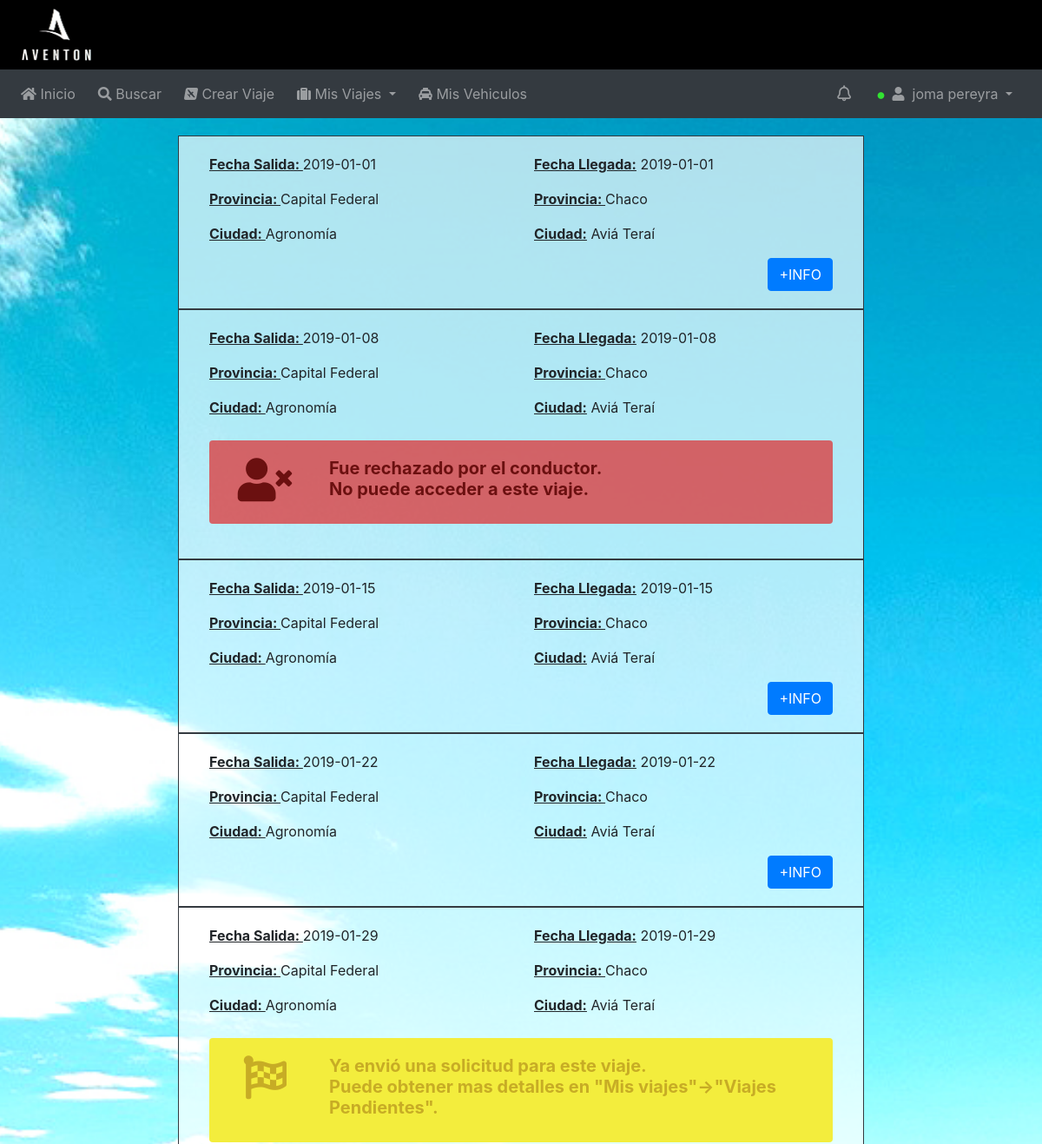
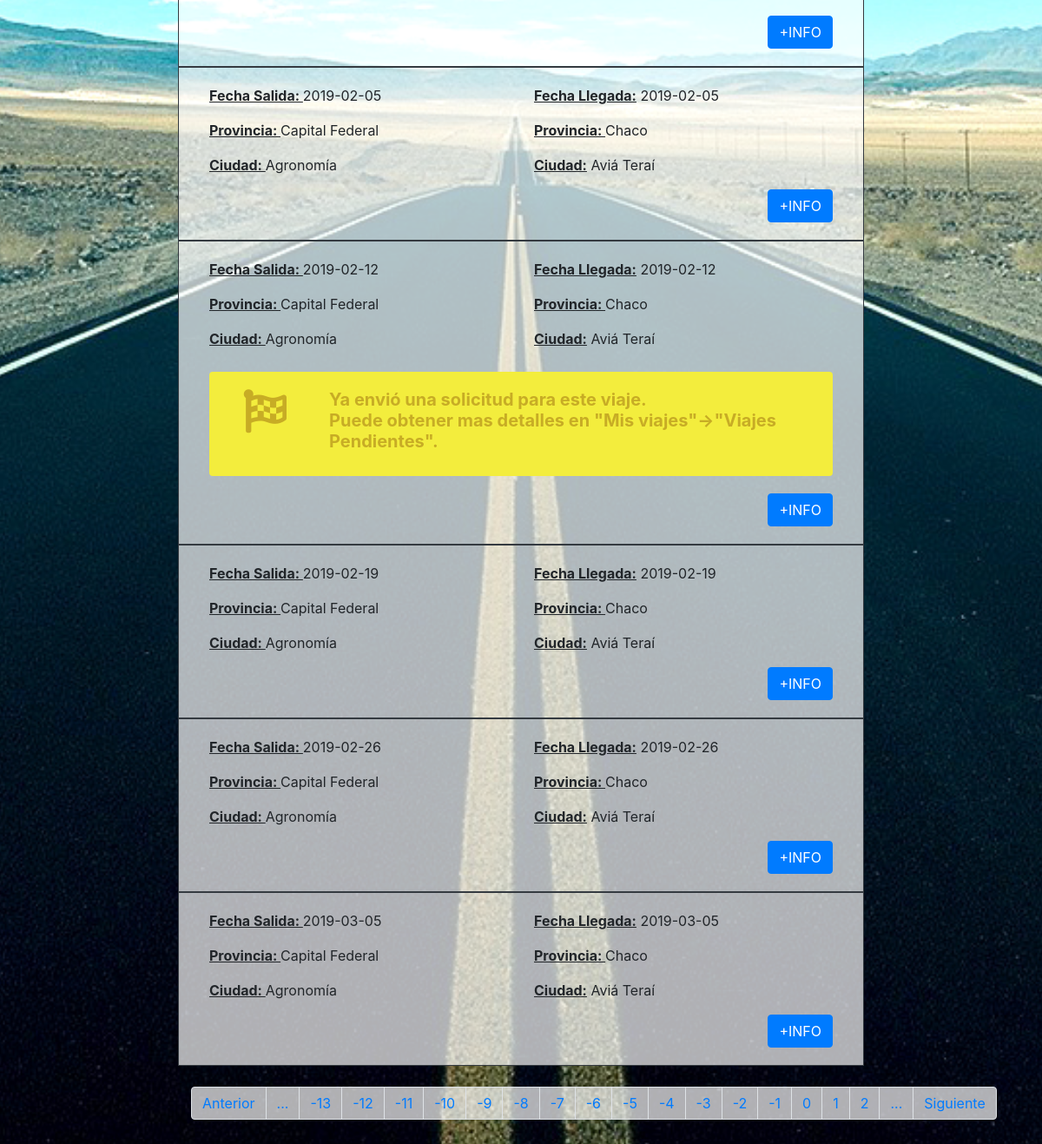
Page /pagina_principal.php (signed in) on the committed database (2 pictures, top to bottom).
### tables this page shows
CREATE TABLE IF NOT EXISTS `usuario` (
  `id_usuario` int(11) NOT NULL AUTO_INCREMENT,
  `email` varchar(50) NOT NULL,
  `nombre` varchar(50) NOT NULL,
  `apellido` varchar(50) NOT NULL,
  `admin` tinyint(1) NOT NULL DEFAULT '0',
  `contrasenia` varchar(20) NOT NULL,
  `telefono` varchar(20) NOT NULL,
  `f_nacimiento` date NOT NULL,
  `permisos` tinyint(1) NOT NULL DEFAULT '0',
  PRIMARY KEY (`id_usuario`,`email`)
);

CREATE TABLE IF NOT EXISTS `viaje` (
  `id_viaje` int(11) NOT NULL AUTO_INCREMENT,
  `id_usuario` int(11) NOT NULL,
  `id_vehiculo` int(11) NOT NULL,
  `descripcion` varchar(300) NOT NULL,
  `asientos_disponibles` int(11) NOT NULL,
  `fecha_salida` date NOT NULL,
  `fecha_llegada` date NOT NULL,
  `hora_salida` time NOT NULL,
  `hora_llegada` time NOT NULL,
  `costo` float NOT NULL,
  `estado` tinyint(1) NOT NULL DEFAULT '0',
  `tipo` varchar(20) NOT NULL,
  `id_destino` int(11) NOT NULL,
  `id_origen` int(11) NOT NULL,
  PRIMARY KEY (`id_viaje`),
  KEY `id_destino` (`id_destino`),
  KEY `id_origen` (`id_origen`),
  KEY `id_usuario` (`id_usuario`),
  KEY `id_vehiculo` (`id_vehiculo`)
);

CREATE TABLE IF NOT EXISTS `provincia` (
  `id_provincia` int(10) NOT NULL AUTO_INCREMENT,
  `nombre_provincia` varchar(255) NOT NULL,
  PRIMARY KEY (`id_provincia`)
);

CREATE TABLE IF NOT EXISTS `localidad` (
  `id_localidad` int(11) NOT NULL AUTO_INCREMENT,
  `id_provincia` int(11) NOT NULL,
  `nombre_localidad` varchar(255) NOT NULL,
  PRIMARY KEY (`id_localidad`),
  KEY `nombre_localidad` (`nombre_localidad`),
  KEY `id_provincia` (`id_provincia`)
);

### modelo/config.php (called while the page is built, shortened)
<?php
$charset="utf8";
?>

### modelo/conexion.php (called while the page is built)
<?php
class Conexion{
	public static function conectar(){
		try{
			require("config.php");
			$conexion=new PDO("mysql:host=$host;dbname=$db_name","$user","$pass");
			$conexion->setAttribute(PDO::ATTR_ERRMODE,PDO::ERRMODE_EXCEPTION);
			$conexion->exec("SET CHARACTER SET $charset");
		}
		catch(Exception $e){
			die("Error $e->getMessage()");
			echo "Linea del error $e->getLine()";
		}
		return $conexion;
	}
}
?>

### modelo/usuario.php (called while the page is built, shortened)
<?php
class Usuario{
	private $db;
	public function __construct(){
		require_once("conexion.php");
		$this->db=Conexion::conectar();
	}
	public function get_nombre_apellido($email){
		$consulta=$this->db->query("SELECT nombre,apellido FROM usuario WHERE usuario.email='".$email."'");
		$datos=$consulta->fetch(PDO::FETCH_ASSOC);
		return $datos;
	}
	public function get_id($email){
		$consulta=$this->db->query("SELECT id_usuario FROM usuario WHERE usuario.email='".$email."'");
		$datos=$consulta->fetch(PDO::FETCH_ASSOC);
		return $datos;
	}
}
?>

### modelo/viaje.php (called while the page is built, shortened)
<?php
class Viaje{
	private $db;
	public function __construct(){
		require_once("conexion.php");
		$this->db=Conexion::conectar();
	}
	public function hay_viaje(){
		$registro=$this->db->query("SELECT * FROM viaje")->rowCount();
		return $registro > 0;
	}
	public function get_viajes($inicio,$tamaño_paginas){
		$casual=array();
		$consulta=$this->db->query("SELECT tabla1.id_viaje,tabla1.tipo,tabla1.fecha_salida,tabla1.fecha_llegada,pro1.nombre_provincia AS provincia_origen,ciu1.nombre_localidad AS ciudad_origen,pro2.nombre_provincia AS provincia_destino,ciu2.nombre_localidad AS ciudad_destino FROM viaje AS tabla1 INNER JOIN ubicacion AS origen ON(tabla1.id_origen=origen.id_ubicacion)INNER JOIN provincia AS pro1 ON(origen.id_provincia=pro1.id_provincia)INNER JOIN localidad AS ciu1 ON(origen.id_ciudad=ciu1.id_localidad)INNER JOIN ubicacion AS destino ON(tabla1.id_destino=destino.id_ubicacion)INNER JOIN provincia AS pro2 ON(destino.id_provincia=pro2.id_provincia)INNER JOIN localidad AS ciu2 ON(destino.id_ciudad=ciu2.id_localidad) ORDER BY fecha_salida LIMIT $inicio,$tamaño_paginas");
		while ($fila=$consulta->fetch(PDO::FETCH_ASSOC)){
			$casual[]=$fila;
		}
		return $casual;
	}
	public function get_filas(){
		$consulta=$this->db->query("SELECT * FROM viaje");
		return $consulta->rowCount();
	}
}
?>

### modelo/postulacion.php (called while the page is built, shortened)
<?php
class Postulacion{
	private $db;
	public function __construct(){
		require_once("conexion.php");
		$this->db=Conexion::conectar();
	}
	public function estoy_postulado($id_viaje,$id_usuario){
		$consulta1=$this->db->query("SELECT * FROM postulacion WHERE postulacion.id_viaje=$id_viaje AND postulacion.id_usuario=$id_usuario");
		$consulta2=$this->db->query("SELECT * FROM viaje WHERE viaje.id_viaje=$id_viaje AND viaje.id_usuario=$id_usuario");
		return $consulta1->rowCount() > 0 || $consulta2->rowCount() > 0;
	}
	public function get_estado($id_viaje,$id_usuario){
		$consulta=$this->db->query("SELECT estado FROM postulacion WHERE postulacion.id_viaje=$id_viaje AND postulacion.id_usuario=$id_usuario");
		$datos=$consulta->fetch(PDO::FETCH_ASSOC);
		return $datos['estado'];
	}
}
?>

### pagina_principal.php (the view, shortened to what this page needs)
<html>
<head>
	<link rel="stylesheet" href="css/bootstrap.min.css">
	<link rel="stylesheet" href="css/fontawesome-all.min.css">
	<link rel="stylesheet" href="css/estilo.css">
</head>
<body class="fondo-usuario">
	<?php
	require_once("modelo/viaje.php");
	require_once("modelo/usuario.php");
	require_once("modelo/postulacion.php");
	require_once("modelo/paginacion.php");
	$tabla_viaje= new Viaje();
	$tabla_postulacion=new Postulacion();
	$existen_viajes=$tabla_viaje->hay_viaje();
	include("header.php");
	$email=$_SESSION["usuario"];
	$tabla_usuario=new Usuario();
	$usuario=$tabla_usuario->get_id($email);
	if(!$existen_viajes){
		include("advertencia_inicio.php");
	}
	else{
		if(isset($_GET["pagina"])){
			$pagina=$_GET["pagina"];
		}
		else
			$pagina=1;
		$paginacion=new Paginacion();
		$paginacion->paginacion_inicio($pagina);
		$viaje= $tabla_viaje->get_viajes($paginacion->get_inicio(),$paginacion->get_tamaño());
		?>
		<div class="container my-container col-md-8">
			<section>
			<?php
			foreach ($viaje as $c){
				$postulado=$tabla_postulacion->estoy_postulado($c['id_viaje'],$usuario['id_usuario']);
				?>
				<article class=" row border border-dark semitransparente">
					<div class="container">
						<div class="row col-xs-8 ">
							<div class="col-xs-4 col-xl-6">
								<p> <u><b> Fecha Salida: </u></b> <?php echo $c['fecha_salida'];?></p>
								<p> <u><b>Provincia: </u></b><?php echo " " . $c['provincia_origen'] . " " ;?></p>
								<p> <u><b>Ciudad: </u></b> <?php echo " " . $c['ciudad_origen'] . " " ;?></p>
							</div>
							<div class="col-xs-4 col-xl-6">
								<p><u><b> Fecha Llegada:</u></b><?php echo  " " . $c['fecha_llegada'] . " ";?></p>
								<p> <u><b>Provincia: </u></b><?php echo " " . $c['provincia_destino'] . " " ;?></p>
								<p> <u><b> Ciudad:</u></b>  <?php echo " " . $c['ciudad_destino'] . " " ;?></p>
							</div>
							<?php
							$ok=true;
							if($postulado){
								$estado=$tabla_postulacion->get_estado($c['id_viaje'],$usuario['id_usuario']);
								if($estado=="esperando"){
									include("advertencia_postulacion_esperando.php");
								}
								else{
									if ($estado=="aceptado") {
										include("advertencia_postulacion_aceptado.php");
									}
									else{
										if($estado=="rechazado"){
											$ok=false;
											include("advertencia_postulacion_rechazado.php");
										}
									}
								}
							}
							if($ok){
								echo "<div class='col-md-12 text-right'>
								<a href='mostrar_info_viaje.php?id=".$c['id_viaje']."' class='btn btn-primary float-right'>+INFO</a>
								</div>";
							}
							?>
						</div>
					</div>
				</article>
				<?php
			}
			$paginacion->mostrar($pagina);
			?>
		</section>
	</div>
	<?php
}
	 ?>
</body>
</html>

### header.php (shortened to what this page needs)
<header>
	<div class="container-fluid">
		<div class="row">
			<div class="col-md-6 col-sm-6 col-6">
				<img class="logo" src="img/logo-aventon.png" alt="">
			</div>
		</div>
	</div>
</header>
<div class="">
	<nav class="navbar navbar-expand-lg navbar-dark bg-dark">
		<div class="collapse navbar-collapse" id="navbarTogglerDemo01">
			<ul class="navbar-nav mr-auto">
				<li class="nav-item">
					<a class="nav-link" href="pagina_principal.php"><i class="fas fa-home"></i> Inicio<span class="sr-only">(current)</span></a>
				</li>
				<li class="nav-item">
					<a class="nav-link" href="#"><i class="fas fa-search"></i> Buscar</a>
				</li>
			<li class="nav-item">
				<a class="nav-link" href="crear_viaje.php"><i class="fab fa-avianex"></i> Crear Viaje</a>
			</li>
			<li class="nav-item dropdown">
				<a class="nav-link dropdown-toggle" href="#" id="navbarDropdownMenuLink" data-toggle="dropdown" aria-haspopup="true" aria-expanded="false"><i class="fas fa-suitcase"></i> Mis Viajes
				</a>
			</li>
		<li class="nav-item">
			<a class="nav-link" href="mis_vehiculos.php"><i class="fas fa-taxi"></i> Mis Vehiculos</a>
		</li>
	</ul>
	<ul class="navbar-nav ml-auto">
		<li class="nav-item">
				<a class="nav-link" href="notificaciones.php"><i class="far fa-bell icon-size-18"></i>&nbsp;</a>
			</li>
		<li class="nav-item dropdown">
			<a class="nav-link dropdown-toggle" href="#" id="navbarDropdownMenuLink" data-toggle="dropdown" aria-haspopup="true" aria-expanded="false">
				<i class="fas fa-circle icon-conexion"></i>&nbsp;
				<i class="fas fa-user"></i>
				&nbsp;<?php
				require_once("modelo/usuario.php");
				$tabla_usuario=new Usuario();
				$nom_ape=$tabla_usuario->get_nombre_apellido($_SESSION["usuario"]);
				echo $nom_ape['nombre'],' ',$nom_ape['apellido']; ?>
			</a>
		</li>
	</ul>
</div>
</nav>
</div>

### advertencia_postulacion_rechazado.php
<div class='container padding-bottom-20 padding-top-10'>
	<div class='bad-notice rounded'>
		<div class='row'>
			<div class='col-md-2 col-sm-12 text-center'>
				<i class='fas fa-user-times icon-notice-rechazado'></i>
			</div>
			<div class='col-md-10 col-sm-12 text-left'>
				<h5 class='font-bad'>Fue rechazado por el conductor.<br>No puede acceder a este viaje.</h5>
			</div>
		</div>
	</div>
</div>

### advertencia_postulacion_esperando.php
<div class='container padding-bottom-20 padding-top-10'>
	<div class='notice-esperando rounded'>
		<div class='row'>
			<div class='col-md-2 col-sm-12 text-center'>
				<i class='fas fa-flag-checkered icon-notice-esperando'></i>
			</div>
			<div class='col-md-10 col-sm-12 text-left'>
				<h5 class='font-notice-esperando'>Ya envió una solicitud para este viaje.<br>Puede obtener mas detalles en "Mis viajes"->"Viajes Pendientes".<br></h5>
			</div>
		</div>
	</div>
</div>

### modelo/paginacion.php (shortened to what this page needs)
<?php
class Paginacion{
	private $tamaño_paginas=10;
	private $inicio;
	private $num_fila;
	private $total_paginas;
	private $anterior;
	private $siguiente;
	private $maximo;
	public function __construct(){
		require_once("conexion.php");
	}
	public function paginacion_inicio($pagina){
		require_once("viaje.php");
		$tabla_viaje=new Viaje();
		$this->num_fila=$tabla_viaje->get_filas();
	}
	public function calcular($pagina){
		$this->inicio=($pagina-1)*$this->tamaño_paginas;
		$this->total_paginas=ceil($this->num_fila/$this->tamaño_paginas);
		if($pagina> 1){
			$this->anterior= $pagina - 1;
		}
		else
			$this->anterior = 1;
		if($pagina<$this->total_paginas){
			$this->siguiente= $pagina + 1;
		}
		else
			$this->siguiente=$this->total_paginas;
	}
	public function mostrar($indice){
		$this->paginas_restantes=$this->total_paginas -$indice;
		if($this->paginas_restantes > 16){
			$this->maximo= $indice + 15;
		}
		else{
			$this->maximo=$indice + $this->paginas_restantes;
			$indice= $this->maximo - 15;
		}
		$this->paginas_minima=$indice-16;
		if ($indice>17) {
			$this->paginas_minima=$indice-16;
		}
		else{
			$this->paginas_minima=1;
		}
		echo "<br>
		<nav aria-label='Page navigation example'>
		<ul class='pagination'>
		<li class='page-item'><a class='page-link semitransparentepaginacion' href='?pagina=$this->anterior'>Anterior</a></li>";echo "<li class='page-item'><a class='page-link semitransparentepaginacion' href='?pagina=$this->paginas_minima'>...</a></li>";
		for($i=$indice;$i<=$this->maximo;$i++){
			echo "<li class='page-item'><a class='page-link semitransparentepaginacion' href='?pagina=$i'>$i</a></li>";
		}
		echo "<li class='page-item'><a class='page-link semitransparentepaginacion' href='?pagina=$this->maximo'>...</a></li>";
		echo "<li class='page-item'><a class='page-link semitransparentepaginacion' href='?pagina=$this->siguiente'>Siguiente</a></li>
		</ul>
		</nav>";
	}
	public function get_inicio(){
		return $this->inicio;
	}
	public function get_tamaño(){
		return $this->tamaño_paginas;
	}
}
?>

### css/estilo.css (style rules this page uses)
html { min-height: 100%; position: relative; }
body { margin: 0; margin-bottom: 40px; }
header { background: black; color:#fff; }
article { background: black; }
.fondo-usuario { background-image: url("../img/fondo_usuario.jpg"); background-size: cover; background-attachment: fixed; background-position: center center; background-repeat: no-repeat; }
.nav-item { padding-right: 10px; }
.padding-top-10 { padding-top: 10px }
.padding-bottom-20 { padding-bottom: 20px; }
.my-container { position: relative; padding: 20px; }
.logo { height: 80px; width: 100px; padding-top: 10px; padding-bottom: 10px; padding-left: 10px; padding-right: 10px; }
.font-bad { color: #6b1010; font-weight: bolder; }
.font-notice-esperando { color: #c7ac25; font-weight: bolder; }
.icon-notice-esperando { font-size: 50px; color: #c7ac25; }
.icon-notice-rechazado { font-size: 50px; color:#6b1010 ; }
.icon-size-18 { font-size: 18px; }
.icon-conexion { font-size: 8px; vertical-align: middle; color: #32e232; }
.bad-notice { background-color: #e22626b0; padding: 20px; }
.notice-esperando { background-color: #f3ed3d; padding: 20px; }
.semitransparentepaginacion { background-color: #ffffffb0; }
.semitransparente { background-color: #ffffffb0; padding: 20px; }

### rows in the picture
usuario: nombre "joma", apellido "pereyra"
viaje: fecha_salida "2019-01-01", provincia.nombre_provincia "Capital Federal", localidad.nombre_localidad "Agronomía", fecha_llegada "2019-01-01", provincia.nombre_provincia "Chaco", localidad.nombre_localidad "Aviá Teraí"
viaje: fecha_salida "2019-01-08", provincia.nombre_provincia "Capital Federal", localidad.nombre_localidad "Agronomía", fecha_llegada "2019-01-08", provincia.nombre_provincia "Chaco", localidad.nombre_localidad "Aviá Teraí", shows "Fue rechazado por el conductor."
viaje: fecha_salida "2019-01-15", provincia.nombre_provincia "Capital Federal", localidad.nombre_localidad "Agronomía", fecha_llegada "2019-01-15", provincia.nombre_provincia "Chaco", localidad.nombre_localidad "Aviá Teraí"
viaje: fecha_salida "2019-01-22", provincia.nombre_provincia "Capital Federal", localidad.nombre_localidad "Agronomía", fecha_llegada "2019-01-22", provincia.nombre_provincia "Chaco", localidad.nombre_localidad "Aviá Teraí"
viaje: fecha_salida "2019-01-29", provincia.nombre_provincia "Capital Federal", localidad.nombre_localidad "Agronomía", fecha_llegada "2019-01-29", provincia.nombre_provincia "Chaco", localidad.nombre_localidad "Aviá Teraí", shows "Ya envió una solicitud para este viaje."
viaje: fecha_salida "2019-02-05", provincia.nombre_provincia "Capital Federal", localidad.nombre_localidad "Agronomía", fecha_llegada "2019-02-05", provincia.nombre_provincia "Chaco", localidad.nombre_localidad "Aviá Teraí"
viaje: fecha_salida "2019-02-12", provincia.nombre_provincia "Capital Federal", localidad.nombre_localidad "Agronomía", fecha_llegada "2019-02-12", provincia.nombre_provincia "Chaco", localidad.nombre_localidad "Aviá Teraí", shows "Ya envió una solicitud para este viaje."
viaje: fecha_salida "2019-02-19", provincia.nombre_provincia "Capital Federal", localidad.nombre_localidad "Agronomía", fecha_llegada "2019-02-19", provincia.nombre_provincia "Chaco", localidad.nombre_localidad "Aviá Teraí"
viaje: fecha_salida "2019-02-26", provincia.nombre_provincia "Capital Federal", localidad.nombre_localidad "Agronomía", fecha_llegada "2019-02-26", provincia.nombre_provincia "Chaco", localidad.nombre_localidad "Aviá Teraí"
viaje: fecha_salida "2019-03-05", provincia.nombre_provincia "Capital Federal", localidad.nombre_localidad "Agronomía", fecha_llegada "2019-03-05", provincia.nombre_provincia "Chaco", localidad.nombre_localidad "Aviá Teraí"
